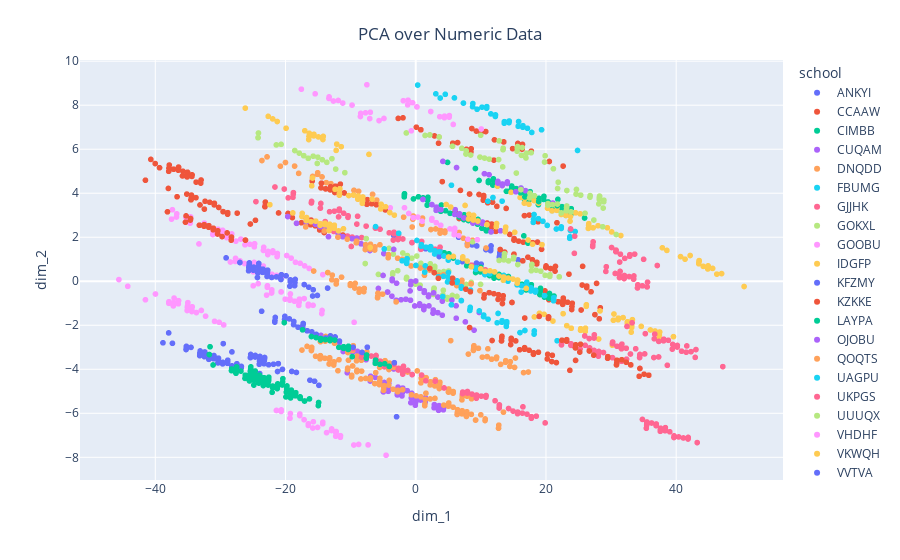

Notebook source saved alongside this figure:
### Code cell
plot_decomposition(est=PCA(n_components=2, svd_solver='full'), data=df, color='school', 
                   hover_data=['school_type'], exclude_dtypes='object', 
                   title='PCA over Numeric Data', drop_columns=['school', 'classroom'])
